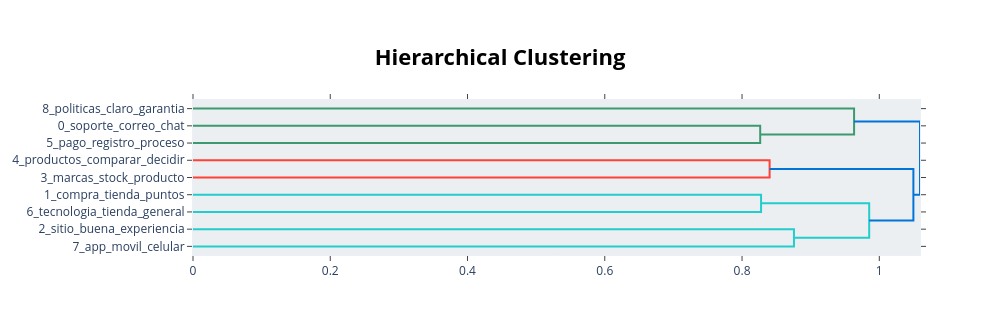

The code cell stored with this chart in its notebook:
### Markdown cell above
`visualize_hierarchy` muestra un dendrograma de los tópicos: ayuda a decidir
cuáles fusionar.

### Code cell
fig = topic_model.visualize_hierarchy()
fig.write_html(SALIDAS / "bertopic_jerarquia.html", include_plotlyjs="cdn")
fig.show()

### Figure 1 — Plotly figure (JSON) as saved in the notebook; plotly's stock layout.template omitted (floating-point values rounded to 4 significant figures)
{"data": [{"hoverinfo": "text", "marker": {"color": "rgb(61,153,112)"}, "mode": "lines", "type": "scatter", "x": [0.0, 0.8265, 0.8265, 0.0], "xaxis": "x", "y": [-15.0, -15.0, -25.0, -25.0], "yaxis": "y"}, {"hoverinfo": "text", "marker": {"color": "rgb(61,153,112)"}, "mode": "lines", "type": "scatter", "x": [0.0, 0.9632, 0.9632, 0.8265], "xaxis": "x", "y": [-5.0, -5.0, -20.0, -20.0], "yaxis": "y"}, {"hoverinfo": "text", "marker": {"color": "rgb(255,65,54)"}, "mode": "lines", "type": "scatter", "x": [0.0, 0.8402, 0.8402, 0.0], "xaxis": "x", "y": [-35.0, -35.0, -45.0, -45.0], "yaxis": "y"}, {"hoverinfo": "text", "marker": {"color": "rgb(35,205,205)"}, "mode": "lines", "type": "scatter", "x": [0.0, 0.8277, 0.8277, 0.0], "xaxis": "x", "y": [-55.0, -55.0, -65.0, -65.0], "yaxis": "y"}, {"hoverinfo": "text", "marker": {"color": "rgb(35,205,205)"}, "mode": "lines", "type": "scatter", "x": [0.0, 0.8756, 0.8756, 0.0], "xaxis": "x", "y": [-75.0, -75.0, -85.0, -85.0], "yaxis": "y"}, {"hoverinfo": "text", "marker": {"color": "rgb(35,205,205)"}, "mode": "lines", "type": "scatter", "x": [0.8277, 0.9853, 0.9853, 0.8756], "xaxis": "x", "y": [-60.0, -60.0, -80.0, -80.0], "yaxis": "y"}, {"hoverinfo": "text", "marker": {"color": "rgb(0,116,217)"}, "mode": "lines", "type": "scatter", "x": [0.8402, 1.05, 1.05, 0.9853], "xaxis": "x", "y": [-40.0, -40.0, -70.0, -70.0], "yaxis": "y"}, {"hoverinfo": "text", "marker": {"color": "rgb(0,116,217)"}, "mode": "lines", "type": "scatter", "x": [0.9632, 1.059, 1.059, 1.05], "xaxis": "x", "y": [-12.5, -12.5, -55.0, -55.0], "yaxis": "y"}], "layout": {"autosize": false, "height": 335, "hoverlabel": {"bgcolor": "white", "font": {"family": "Rockwell", "size": 16}}, "hovermode": "closest", "plot_bgcolor": "#ECEFF1", "showlegend": false, "title": {"font": {"color": "Black", "size": 22}, "text": "<b>Hierarchical Clustering</b>", "x": 0.5, "xanchor": "center", "yanchor": "top"}, "width": 1000, "xaxis": {"mirror": "allticks", "rangemode": "tozero", "showgrid": false, "showline": true, "showticklabels": true, "ticks": "outside", "type": "linear", "zeroline": false}, "yaxis": {"mirror": "allticks", "range": [-90, 0], "rangemode": "tozero", "showgrid": false, "showline": true, "showticklabels": true, "tickmode": "array", "ticks": "outside", "ticktext": ["8_politicas_claro_garantia", "0_soporte_correo_chat", "5_pago_registro_proceso", "4_productos_comparar_decidir", "3_marcas_stock_producto", "1_compra_tienda_puntos", "6_tecnologia_tienda_general", "2_sitio_buena_experiencia", "7_app_movil_celular"], "tickvals": [-5, -15, -25, -35, -45, -55, -65, -75, -85], "type": "linear", "zeroline": false}}}
